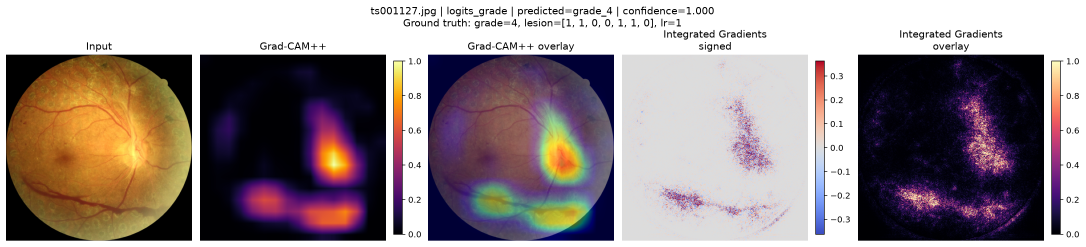
#> input picture images/sample_explain.png, 3256 x 740 px (shown at 1/3 size); its folder holds only this picture in this run
$ python -i process_DarkCornerPad.py   (imports and definitions only)
#> lines starting #> are read from the running program, lines starting #| are printed output that depends on the picture
#> further down, picture is the input picture: shape (740, 3256, 3); mean B, G, R 137.5, 136.3, 149.6
import csv
import os
import shutil
from pathlib import Path
from typing import Tuple, Optional, Dict, Any

import cv2
import numpy as np


# [14 lines left out: function _fit_circle_lstsq, not called in this run]

def _compute_adaptive_threshold(max_channel: np.ndarray, min_thresh: int = 12) -> float:
    """
    Estimates the background intensity from the 4 corners of the image
    (which are always outside the circular fundus field of view) and
    combines it with Otsu thresholding to handle dark-grey backgrounds.
    """
    h, w = max_channel.shape
    patch = max(12, int(0.06 * min(h, w)))
    pad = 3  # Avoid 1-2px screenshot border artefacts

    corners = [
        max_channel[pad : pad + patch, pad : pad + patch],
        max_channel[pad : pad + patch, w - pad - patch : w - pad],
        max_channel[h - pad - patch : h - pad, pad : pad + patch],
        max_channel[h - pad - patch : h - pad, w - pad - patch : w - pad],
    ]
    # Use the 75th percentile across the 4 corners' 98th percentiles
    # so even if one corner has a label, the other corners set the background floor
    corner_p98 = [float(np.percentile(c, 98)) for c in corners if c.size > 0]
    bg_level = float(np.percentile(corner_p98, 75)) if corner_p98 else 0.0

    otsu_val, _ = cv2.threshold(
        max_channel.astype(np.uint8), 0, 255, cv2.THRESH_BINARY + cv2.THRESH_OTSU
    )
    # Place threshold safely above the corner background floor
    adaptive_t = bg_level + max(10.0, 0.18 * max(float(otsu_val) - bg_level, 0.0))
    return max(float(min_thresh), adaptive_t)

def analyse_and_clean_cfp(
    image_bgr: np.ndarray,
    min_intensity_thresh: int = 12,
    ransac_iters: int = 400,
    radius_shrink_ratio: float = 0.003,
    min_radius_shrink_px: float = 2.5,
    min_outer_pixels: int = 15,
    rng_seed: int = 42,
) -> Tuple[bool, np.ndarray, Dict[str, Any], np.ndarray, np.ndarray]:
    """
    Detects the optical circle of a CFP scan across arbitrary resolutions and
    background grey levels, masking the outer region to (0, 0, 0).

    Returns
    -------
    needs_fill : bool
        True if non-black background pixels or protruding notches exist outside the circle.
    cleaned_bgr : np.ndarray
        Image with everything outside the detected circle set to (0, 0, 0).
    metrics : dict
        Fitted circle centre, radius, threshold used, and outer artefact pixel count.
    inlier_pts : np.ndarray
        Contour points classified as part of the true circle (for plotting).
    outlier_pts : np.ndarray
        Contour points rejected as notches or clipped borders (for plotting).
    """
#> called with min_intensity_thresh = 12, ransac_iters = 400, radius_shrink_ratio = 0.003, min_radius_shrink_px = 2.5, min_outer_pixels = 15, rng_seed = 42
    if image_bgr.ndim != 3 or image_bgr.shape[2] < 3:
        raise ValueError("Expected a 3-channel colour image (H, W, 3).")

    img = image_bgr[:, :, :3].copy()
    h, w = img.shape[:2]
#> h = 740; w = 3256
    min_dim = float(min(h, w))
#> min_dim = 740

    # Resolution-scaled tolerances
    border_margin = max(8, int(0.01 * min_dim))
#> border_margin = 8
    inlier_tol = max(3.0, 0.004 * min_dim)
#> inlier_tol = 3
    radius_shrink = max(min_radius_shrink_px, radius_shrink_ratio * min_dim)
#> radius_shrink = 2.5

    # 1. Adaptive foreground segmentation using max across RGB channels
    max_channel = np.max(img, axis=2)
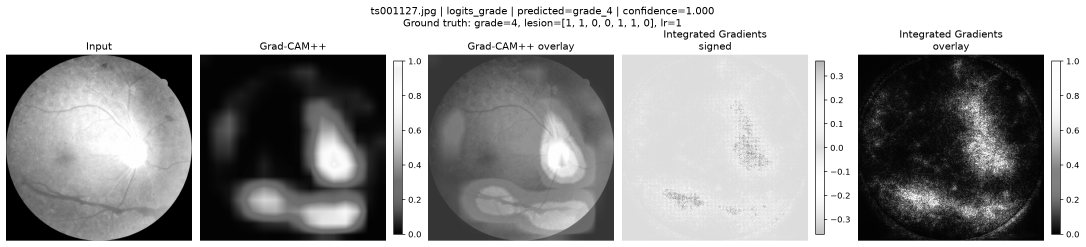
#> max_channel: shape (740, 3256) (shown at 1/3 size); min 0, max 255, mean 157.5
    thresh = _compute_adaptive_threshold(max_channel, min_intensity_thresh)
#> in _compute_adaptive_threshold, `corner_p98 = [float(np.percentile(c, 98)) for c in corners if c.size >..`: corner_p98 = [255, 255, 255, 255]
#> in _compute_adaptive_threshold, `bg_level = float(np.percentile(corner_p98, 75)) if corner_p98 else 0.0`: bg_level = 255
#> in _compute_adaptive_threshold, `otsu_val, _ = cv2.threshold( max_channel.astype(np.uint8), 0, 255, cv2..`: otsu_val = 142
#> in _compute_adaptive_threshold, `adaptive_t = bg_level + max(10.0, 0.18 * max(float(otsu_val) - bg_leve..`: adaptive_t = 265
#> thresh = 265
    fg_mask = (max_channel > thresh).astype(np.uint8) * 255
#> fg_mask: shape (740, 3256); every value is 0

    # Clear thin outer frame so borders cannot bridge disconnected regions
    fg_mask[:2, :] = 0
    fg_mask[-2:, :] = 0
    fg_mask[:, :2] = 0
    fg_mask[:, -2:] = 0

    # Morphological closing & opening to smooth blurry rims
    k_size = max(5, int(0.005 * min_dim) | 1)
#> k_size = 5
    kernel = cv2.getStructuringElement(cv2.MORPH_ELLIPSE, (k_size, k_size))
    fg_mask = cv2.morphologyEx(fg_mask, cv2.MORPH_OPEN, kernel)
    fg_mask = cv2.morphologyEx(fg_mask, cv2.MORPH_CLOSE, kernel)

    # 2. Extract largest external contour
    contours, _ = cv2.findContours(fg_mask, cv2.RETR_EXTERNAL, cv2.CHAIN_APPROX_NONE)
#> contours = []
    if not contours:
        return False, img, {}, np.empty((0, 2)), np.empty((0, 2))

    largest_contour = max(contours, key=cv2.contourArea)
    pts = largest_contour.reshape(-1, 2).astype(np.float64)

    # 3. Filter out clipped border points (near image edges or flat bounding extremes)
    x_min, y_min = np.min(pts, axis=0)
    x_max, y_max = np.max(pts, axis=0)
    cx_init = 0.5 * (x_min + x_max)
    cy_init = 0.5 * (y_min + y_max)

    non_border_mask = (
        (pts[:, 0] > border_margin)
        & (pts[:, 0] < (w - 1 - border_margin))
        & (pts[:, 1] > border_margin)
        & (pts[:, 1] < (h - 1 - border_margin))
    )

    # Also detect if the scan is clipped along an internal crop line (straight vertical/horizontal segments)
    if np.sum(pts[:, 0] <= x_min + 2) > 0.08 * min_dim:
        non_border_mask &= pts[:, 0] > (x_min + border_margin)
    if np.sum(pts[:, 0] >= x_max - 2) > 0.08 * min_dim:
        non_border_mask &= pts[:, 0] < (x_max - border_margin)
    if np.sum(pts[:, 1] <= y_min + 2) > 0.08 * min_dim:
        non_border_mask &= pts[:, 1] > (y_min + border_margin)
    if np.sum(pts[:, 1] >= y_max - 2) > 0.08 * min_dim:
        non_border_mask &= pts[:, 1] < (y_max - border_margin)

    arc_pts = pts[non_border_mask]
    if len(arc_pts) < 30:
        arc_pts = pts

    # 4. 360-degree Polar Angular Binning (1 representative point per degree)
    angles = np.degrees(np.arctan2(arc_pts[:, 1] - cy_init, arc_pts[:, 0] - cx_init))
    bins = np.floor(angles + 180.0).astype(int)
    bins = np.clip(bins, 0, 359)

    binned_pts_list = []
    binned_angles_list = []
    for b in range(360):
        mask_b = bins == b
        if np.any(mask_b):
            pts_b = arc_pts[mask_b]
            # Median point in this 1-degree wedge
            binned_pts_list.append(np.median(pts_b, axis=0))
            binned_angles_list.append(float(b))

    binned_pts = np.array(binned_pts_list, dtype=np.float64)
    binned_angles = np.array(binned_angles_list, dtype=np.float64)

    if len(binned_pts) < 12:
        binned_pts = arc_pts
        binned_angles = np.degrees(
            np.arctan2(binned_pts[:, 1] - cy_init, binned_pts[:, 0] - cx_init)
        )

    # 5. Wide-Arc RANSAC on angularly binned points
    rng = np.random.default_rng(rng_seed)
    best_inliers = None
    best_score = -1.0
    n_bins = len(binned_pts)

    for _ in range(ransac_iters):
        idx = rng.choice(n_bins, size=3, replace=False)
        a0, a1, a2 = binned_angles[idx]

        # Angular separation check (>= 40 degrees apart around the circle)
        d01 = abs((a0 - a1 + 180.0) % 360.0 - 180.0)
        d12 = abs((a1 - a2 + 180.0) % 360.0 - 180.0)
        d02 = abs((a0 - a2 + 180.0) % 360.0 - 180.0)
        if min(d01, d12, d02) < 40.0:
            continue

        xc_s, yc_s, r_s = _fit_circle_lstsq(binned_pts[idx])

        # Sanity bounds: centre near image middle, radius reasonable
        if not (0.25 * w <= xc_s <= 0.75 * w and 0.25 * h <= yc_s <= 0.75 * h):
            continue
        if not (0.32 * min_dim <= r_s <= 0.70 * max(h, w)):
            continue

        dists = np.hypot(binned_pts[:, 0] - xc_s, binned_pts[:, 1] - yc_s)
        residuals = np.abs(dists - r_s)
        inliers = residuals <= inlier_tol

        # Huber-like score rewards tight inliers
        score = float(np.sum(np.maximum(0.0, 1.0 - residuals[inliers] / inlier_tol)))
        if score > best_score:
            best_score = score
            best_inliers = inliers

    # 6. Two-pass Least-Squares Refinement (rejects filleted notch bases)
    if best_inliers is not None and np.sum(best_inliers) >= 10:
        xc, yc, r = _fit_circle_lstsq(binned_pts[best_inliers])

        # Pass 2: tighten tolerance to 60% to exclude smooth notch transitions
        dists = np.hypot(binned_pts[:, 0] - xc, binned_pts[:, 1] - yc)
        tight_inliers = np.abs(dists - r) <= (0.65 * inlier_tol)
        if np.sum(tight_inliers) >= 10:
            xc, yc, r = _fit_circle_lstsq(binned_pts[tight_inliers])
    else:
        xc, yc, r = _fit_circle_lstsq(binned_pts)

    # Classify full contour points for diagnostic plotting
    all_dists = np.hypot(pts[:, 0] - xc, pts[:, 1] - yc)
    full_inlier_mask = non_border_mask & (np.abs(all_dists - r) <= inlier_tol)
    inlier_pts = pts[full_inlier_mask]
    outlier_pts = pts[~full_inlier_mask]

    # 7. Check whether the image needs outer circle filling
    yy, xx = np.ogrid[:h, :w]
    dist_sq = (xx - xc) ** 2 + (yy - yc) ** 2

    # Any non-black pixels outside (r + inlier_tol) indicate a notch or grey background
    outside_tol_zone = dist_sq > (r + inlier_tol) ** 2
    non_black = np.any(img > 0, axis=2)
    outer_artifact_pixels = int(np.sum(outside_tol_zone & non_black))
    needs_fill = outer_artifact_pixels >= min_outer_pixels

    effective_r = max(1.0, r - radius_shrink)
    inside_circle = dist_sq <= effective_r**2

    cleaned_bgr = img.copy()
    cleaned_bgr[~inside_circle] = (0, 0, 0)

    metrics = {
        "center_x": round(xc, 2),
        "center_y": round(yc, 2),
        "fitted_radius": round(r, 2),
        "masked_radius": round(effective_r, 2),
        "adaptive_thresh": round(thresh, 1),
        "outer_artifact_pixels": outer_artifact_pixels,
    }

    return needs_fill, cleaned_bgr, metrics, inlier_pts, outlier_pts

# [70 lines left out: function process_cfp_folder, not called in this run]

# [10 lines not run here, left out]

>>> import cv2
>>> picture = cv2.imread('images/sample_explain.png')
>>> result = analyse_and_clean_cfp(picture)
#> result = 5 items
